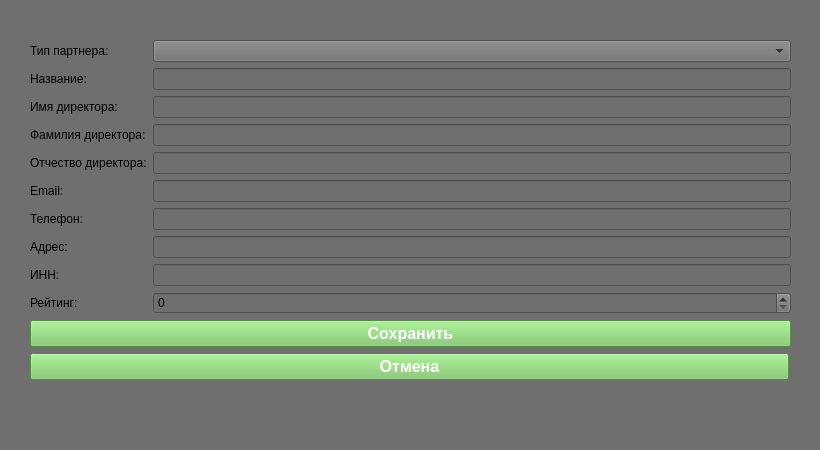
<?xml version="1.0" encoding="UTF-8"?>
<ui version="4.0">
 <class>MainWindow</class>
 <widget class="QMainWindow" name="MainWindow">
  <property name="geometry">
   <rect>
    <x>0</x>
    <y>0</y>
    <width>820</width>
    <height>450</height>
   </rect>
  </property>
  <property name="sizePolicy">
   <sizepolicy hsizetype="Fixed" vsizetype="Fixed">
    <horstretch>0</horstretch>
    <verstretch>0</verstretch>
   </sizepolicy>
  </property>
  <property name="windowTitle">
   <string>PartnerEdit</string>
  </property>
  <property name="styleSheet">
   <string notr="true">background-color: rgb(111, 111, 111);</string>
  </property>
  <widget class="QWidget" name="centralwidget">
   <property name="enabled">
    <bool>true</bool>
   </property>
   <widget class="QWidget" name="formLayoutWidget">
    <property name="geometry">
     <rect>
      <x>30</x>
      <y>40</y>
      <width>761</width>
      <height>381</height>
     </rect>
    </property>
    <layout class="QFormLayout" name="formLayout">
     <item row="0" column="0">
      <widget class="QLabel" name="label">
       <property name="font">
        <font>
         <pointsize>9</pointsize>
         <weight>50</weight>
         <bold>false</bold>
        </font>
       </property>
       <property name="text">
        <string>Тип партнера:</string>
       </property>
      </widget>
     </item>
     <item row="0" column="1">
      <widget class="QComboBox" name="typeBox"/>
     </item>
     <item row="1" column="0">
      <widget class="QLabel" name="label_2">
       <property name="font">
        <font>
         <pointsize>9</pointsize>
         <weight>50</weight>
         <bold>false</bold>
        </font>
       </property>
       <property name="text">
        <string>Название:</string>
       </property>
      </widget>
     </item>
     <item row="1" column="1">
      <widget class="QLineEdit" name="partner_name_edit"/>
     </item>
     <item row="2" column="0">
      <widget class="QLabel" name="label_3">
       <property name="font">
        <font>
         <pointsize>9</pointsize>
         <weight>50</weight>
         <bold>false</bold>
        </font>
       </property>
       <property name="text">
        <string>Имя директора:</string>
       </property>
      </widget>
     </item>
     <item row="2" column="1">
      <widget class="QLineEdit" name="first_name_edit"/>
     </item>
     <item row="3" column="0">
      <widget class="QLabel" name="label_4">
       <property name="font">
        <font>
         <pointsize>9</pointsize>
         <weight>50</weight>
         <bold>false</bold>
        </font>
       </property>
       <property name="text">
        <string>Фамилия директора:</string>
       </property>
      </widget>
     </item>
     <item row="3" column="1">
      <widget class="QLineEdit" name="last_name_edit"/>
     </item>
     <item row="4" column="0">
      <widget class="QLabel" name="label_5">
       <property name="font">
        <font>
         <pointsize>9</pointsize>
         <weight>50</weight>
         <bold>false</bold>
        </font>
       </property>
       <property name="text">
        <string>Отчество директора:</string>
       </property>
      </widget>
     </item>
     <item row="4" column="1">
      <widget class="QLineEdit" name="middle_name_edit"/>
     </item>
     <item row="5" column="0">
      <widget class="QLabel" name="label_6">
       <property name="font">
        <font>
         <pointsize>9</pointsize>
         <weight>50</weight>
         <bold>false</bold>
        </font>
       </property>
       <property name="text">
        <string>Email:</string>
       </property>
      </widget>
     </item>
     <item row="5" column="1">
      <widget class="QLineEdit" name="email_edit"/>
     </item>
     <item row="6" column="0">
      <widget class="QLabel" name="label_7">
       <property name="font">
        <font>
         <pointsize>9</pointsize>
         <weight>50</weight>
         <bold>false</bold>
        </font>
       </property>
       <property name="text">
        <string>Телефон:</string>
       </property>
      </widget>
     </item>
     <item row="6" column="1">
      <widget class="QLineEdit" name="phone_edit"/>
     </item>
     <item row="7" column="0">
      <widget class="QLabel" name="label_8">
       <property name="font">
        <font>
         <pointsize>9</pointsize>
         <weight>50</weight>
         <bold>false</bold>
        </font>
       </property>
       <property name="text">
        <string>Адрес:</string>
       </property>
      </widget>
     </item>
     <item row="7" column="1">
      <widget class="QLineEdit" name="address_edit"/>
     </item>
     <item row="8" column="0">
      <widget class="QLabel" name="label_9">
       <property name="font">
        <font>
         <pointsize>9</pointsize>
         <weight>50</weight>
         <bold>false</bold>
        </font>
       </property>
       <property name="text">
        <string>ИНН:</string>
       </property>
      </widget>
     </item>
     <item row="8" column="1">
      <widget class="QLineEdit" name="INN_edit"/>
     </item>
     <item row="9" column="0">
      <widget class="QLabel" name="label_10">
       <property name="font">
        <font>
         <pointsize>9</pointsize>
         <weight>50</weight>
         <bold>false</bold>
        </font>
       </property>
       <property name="text">
        <string>Рейтинг:</string>
       </property>
      </widget>
     </item>
     <item row="9" column="1">
      <widget class="QSpinBox" name="rating_spinbox"/>
     </item>
     <item row="10" column="0" colspan="2">
      <widget class="QPushButton" name="save_button">
       <property name="palette">
        <palette>
         <active>
          <colorrole role="Button">
           <brush brushstyle="SolidPattern">
            <color alpha="255">
             <red>121</red>
             <green>197</green>
             <blue>100</blue>
            </color>
           </brush>
          </colorrole>
          <colorrole role="Text">
           <brush brushstyle="SolidPattern">
            <color alpha="255">
             <red>255</red>
             <green>255</green>
             <blue>255</blue>
            </color>
           </brush>
          </colorrole>
          <colorrole role="ButtonText">
           <brush brushstyle="SolidPattern">
            <color alpha="255">
             <red>255</red>
             <green>255</green>
             <blue>255</blue>
            </color>
           </brush>
          </colorrole>
          <colorrole role="Base">
           <brush brushstyle="SolidPattern">
            <color alpha="255">
             <red>121</red>
             <green>197</green>
             <blue>100</blue>
            </color>
           </brush>
          </colorrole>
          <colorrole role="Window">
           <brush brushstyle="SolidPattern">
            <color alpha="255">
             <red>121</red>
             <green>197</green>
             <blue>100</blue>
            </color>
           </brush>
          </colorrole>
         </active>
         <inactive>
          <colorrole role="Button">
           <brush brushstyle="SolidPattern">
            <color alpha="255">
             <red>121</red>
             <green>197</green>
             <blue>100</blue>
            </color>
           </brush>
          </colorrole>
          <colorrole role="Text">
           <brush brushstyle="SolidPattern">
            <color alpha="255">
             <red>255</red>
             <green>255</green>
             <blue>255</blue>
            </color>
           </brush>
          </colorrole>
          <colorrole role="ButtonText">
           <brush brushstyle="SolidPattern">
            <color alpha="255">
             <red>255</red>
             <green>255</green>
             <blue>255</blue>
            </color>
           </brush>
          </colorrole>
          <colorrole role="Base">
           <brush brushstyle="SolidPattern">
            <color alpha="255">
             <red>121</red>
             <green>197</green>
             <blue>100</blue>
            </color>
           </brush>
          </colorrole>
          <colorrole role="Window">
           <brush brushstyle="SolidPattern">
            <color alpha="255">
             <red>121</red>
             <green>197</green>
             <blue>100</blue>
            </color>
           </brush>
          </colorrole>
         </inactive>
         <disabled>
          <colorrole role="Button">
           <brush brushstyle="SolidPattern">
            <color alpha="255">
             <red>121</red>
             <green>197</green>
             <blue>100</blue>
            </color>
           </brush>
          </colorrole>
          <colorrole role="Text">
           <brush brushstyle="SolidPattern">
            <color alpha="255">
             <red>120</red>
             <green>120</green>
             <blue>120</blue>
            </color>
           </brush>
          </colorrole>
          <colorrole role="ButtonText">
           <brush brushstyle="SolidPattern">
            <color alpha="255">
             <red>120</red>
             <green>120</green>
             <blue>120</blue>
            </color>
           </brush>
          </colorrole>
          <colorrole role="Base">
           <brush brushstyle="SolidPattern">
            <color alpha="255">
             <red>121</red>
             <green>197</green>
             <blue>100</blue>
            </color>
           </brush>
          </colorrole>
          <colorrole role="Window">
           <brush brushstyle="SolidPattern">
            <color alpha="255">
             <red>121</red>
             <green>197</green>
             <blue>100</blue>
            </color>
           </brush>
          </colorrole>
         </disabled>
        </palette>
       </property>
       <property name="font">
        <font>
         <family>MS Shell Dlg 2</family>
         <pointsize>12</pointsize>
         <weight>75</weight>
         <bold>true</bold>
        </font>
       </property>
       <property name="styleSheet">
        <string notr="true">background-color: rgb(121, 197, 100);</string>
       </property>
       <property name="text">
        <string>Сохранить</string>
       </property>
      </widget>
     </item>
     <item row="11" column="0" colspan="2">
      <widget class="QPushButton" name="cancel_button">
       <property name="sizePolicy">
        <sizepolicy hsizetype="Fixed" vsizetype="Fixed">
         <horstretch>0</horstretch>
         <verstretch>0</verstretch>
        </sizepolicy>
       </property>
       <property name="minimumSize">
        <size>
         <width>759</width>
         <height>0</height>
        </size>
       </property>
       <property name="maximumSize">
        <size>
         <width>759</width>
         <height>16777215</height>
        </size>
       </property>
       <property name="palette">
        <palette>
         <active>
          <colorrole role="Button">
           <brush brushstyle="SolidPattern">
            <color alpha="255">
             <red>121</red>
             <green>197</green>
             <blue>100</blue>
            </color>
           </brush>
          </colorrole>
          <colorrole role="Text">
           <brush brushstyle="SolidPattern">
            <color alpha="255">
             <red>255</red>
             <green>255</green>
             <blue>255</blue>
            </color>
           </brush>
          </colorrole>
          <colorrole role="ButtonText">
           <brush brushstyle="SolidPattern">
            <color alpha="255">
             <red>255</red>
             <green>255</green>
             <blue>255</blue>
            </color>
           </brush>
          </colorrole>
          <colorrole role="Base">
           <brush brushstyle="SolidPattern">
            <color alpha="255">
             <red>121</red>
             <green>197</green>
             <blue>100</blue>
            </color>
           </brush>
          </colorrole>
          <colorrole role="Window">
           <brush brushstyle="SolidPattern">
            <color alpha="255">
             <red>121</red>
             <green>197</green>
             <blue>100</blue>
            </color>
           </brush>
          </colorrole>
         </active>
         <inactive>
          <colorrole role="Button">
           <brush brushstyle="SolidPattern">
            <color alpha="255">
             <red>121</red>
             <green>197</green>
             <blue>100</blue>
            </color>
           </brush>
          </colorrole>
          <colorrole role="Text">
           <brush brushstyle="SolidPattern">
            <color alpha="255">
             <red>255</red>
             <green>255</green>
             <blue>255</blue>
            </color>
           </brush>
          </colorrole>
          <colorrole role="ButtonText">
           <brush brushstyle="SolidPattern">
            <color alpha="255">
             <red>255</red>
             <green>255</green>
             <blue>255</blue>
            </color>
           </brush>
          </colorrole>
          <colorrole role="Base">
           <brush brushstyle="SolidPattern">
            <color alpha="255">
             <red>121</red>
             <green>197</green>
             <blue>100</blue>
            </color>
           </brush>
          </colorrole>
          <colorrole role="Window">
           <brush brushstyle="SolidPattern">
            <color alpha="255">
             <red>121</red>
             <green>197</green>
             <blue>100</blue>
            </color>
           </brush>
          </colorrole>
         </inactive>
         <disabled>
          <colorrole role="Button">
           <brush brushstyle="SolidPattern">
            <color alpha="255">
             <red>121</red>
             <green>197</green>
             <blue>100</blue>
            </color>
           </brush>
          </colorrole>
          <colorrole role="Text">
           <brush brushstyle="SolidPattern">
            <color alpha="255">
             <red>120</red>
             <green>120</green>
             <blue>120</blue>
            </color>
           </brush>
          </colorrole>
          <colorrole role="ButtonText">
           <brush brushstyle="SolidPattern">
            <color alpha="255">
             <red>120</red>
             <green>120</green>
             <blue>120</blue>
            </color>
           </brush>
          </colorrole>
          <colorrole role="Base">
           <brush brushstyle="SolidPattern">
            <color alpha="255">
             <red>121</red>
             <green>197</green>
             <blue>100</blue>
            </color>
           </brush>
          </colorrole>
          <colorrole role="Window">
           <brush brushstyle="SolidPattern">
            <color alpha="255">
             <red>121</red>
             <green>197</green>
             <blue>100</blue>
            </color>
           </brush>
          </colorrole>
         </disabled>
        </palette>
       </property>
       <property name="font">
        <font>
         <family>MS Shell Dlg 2</family>
         <pointsize>12</pointsize>
         <weight>75</weight>
         <bold>true</bold>
        </font>
       </property>
       <property name="styleSheet">
        <string notr="true">background-color: rgb(121, 197, 100);</string>
       </property>
       <property name="text">
        <string>Отмена</string>
       </property>
      </widget>
     </item>
    </layout>
   </widget>
  </widget>
  <widget class="QStatusBar" name="statusbar"/>
 </widget>
 <resources/>
 <connections/>
</ui>
